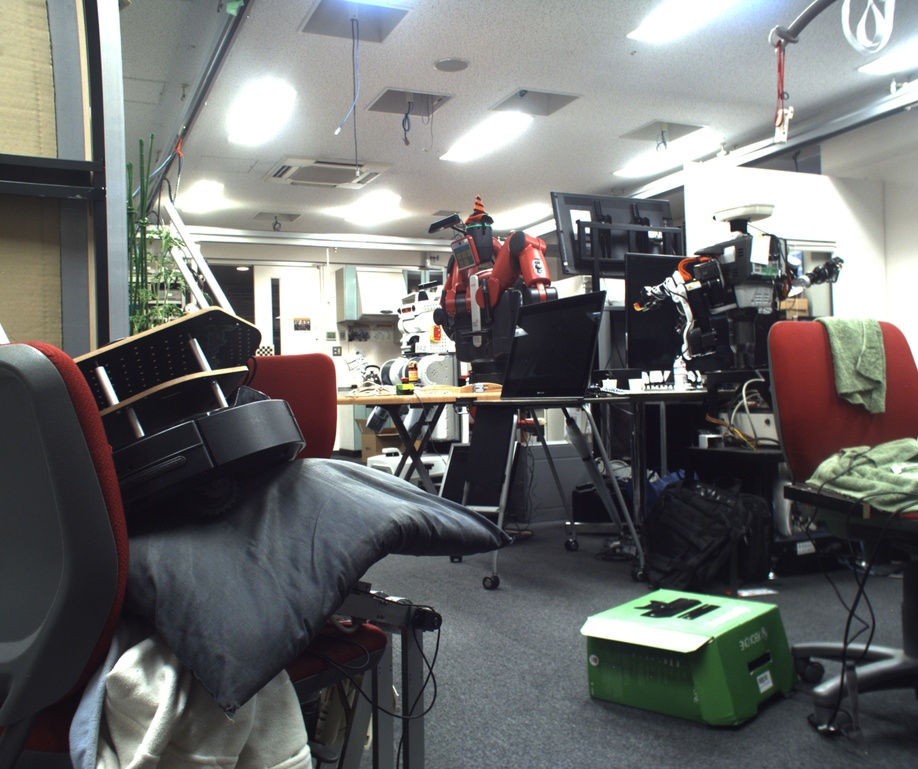
//> input picture frame0001.jpg, 918 x 769 px, shrunk from 2448 x 2050 before the run
$ ./diff_of_picture   (built with g++ and OpenCV 4)
//> lines starting //> are read from the running program, lines starting //| are printed output that depends on the picture; after the words box and inside, x2 and y2 are one past the last pixel; in counts of white or black regions, pixels touching at a corner belong together
#include <opencv2/opencv.hpp>
#include <stdio.h>

int main(int argc,char **argv)
{

  cv::Mat img1=cv::imread("frame0001.jpg",1);
//> img1 is the input picture: 769 rows x 918 cols, CV_8UC3; mean B, G, R 110.1, 110.8, 110.1
  cv::Mat img2=cv::imread("frame0002.jpg",1);
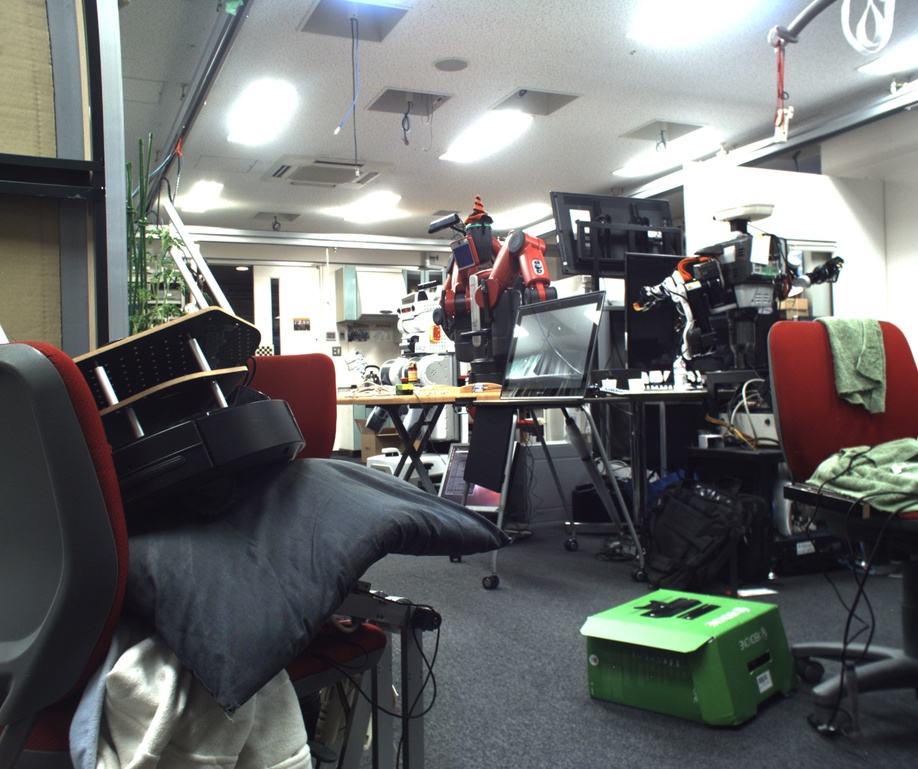
//> input picture frame0002.jpg, 918 x 769 px, shrunk from 2448 x 2050 before the run
//> img2 is the input picture: 769 rows x 918 cols, CV_8UC3; mean B, G, R 108.8, 109.5, 108.2

  if(img1.empty() || img2.empty())
    {
      std::cout << " Can not find the files " << "\n";
      return -1;
    }

  cv::Mat gray1;
  cv::Mat gray2;
  cv::Mat diff; //差分画像を生成
  cv::Mat diff2;
  cv::cvtColor(img1,gray1,CV_BGR2GRAY);
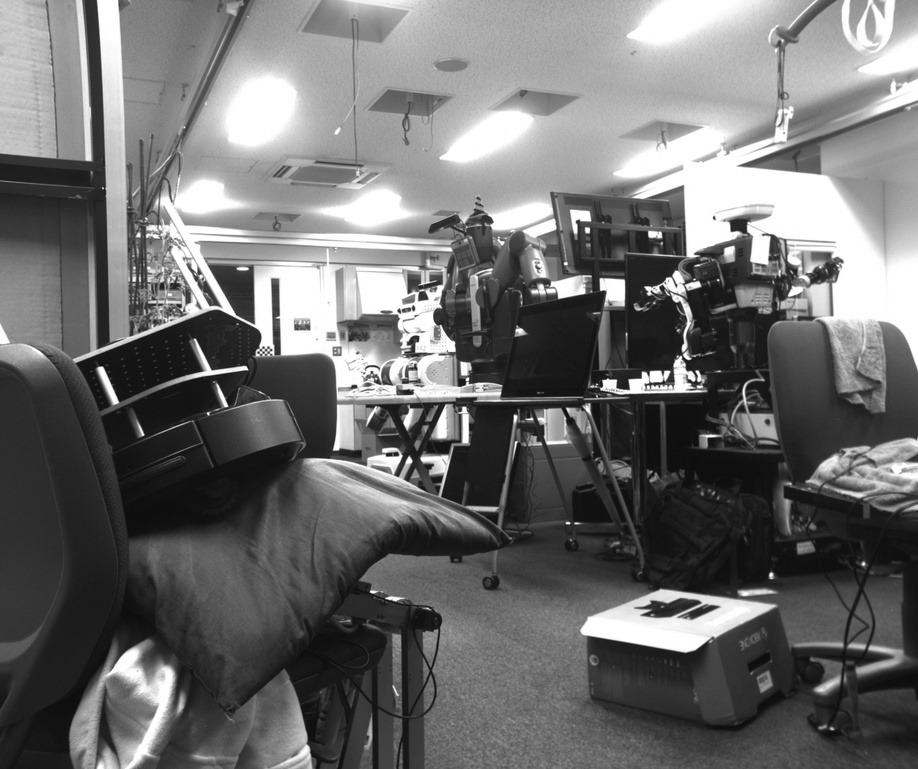
//> gray1: 769 rows x 918 cols, CV_8UC1; min 10, max 255, mean 110.5
  cv::cvtColor(img2,gray2,CV_BGR2GRAY);
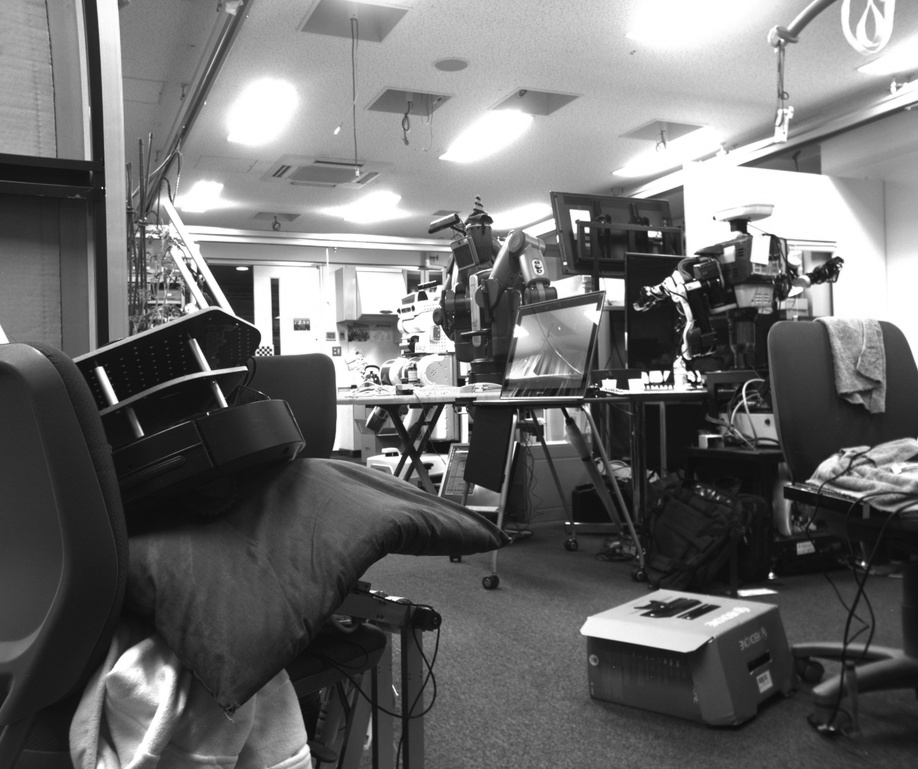
//> gray2: 769 rows x 918 cols, CV_8UC1; min 10, max 255, mean 109.1

  //windows生成
  cv::namedWindow("image1", CV_WINDOW_AUTOSIZE|CV_WINDOW_FREERATIO);
  cv::namedWindow("image",  CV_WINDOW_AUTOSIZE|CV_WINDOW_FREERATIO);
  cv::namedWindow("matching result", CV_WINDOW_AUTOSIZE|CV_WINDOW_FREERATIO);

  cv::absdiff(gray1,gray2,diff); //絶対値を生成
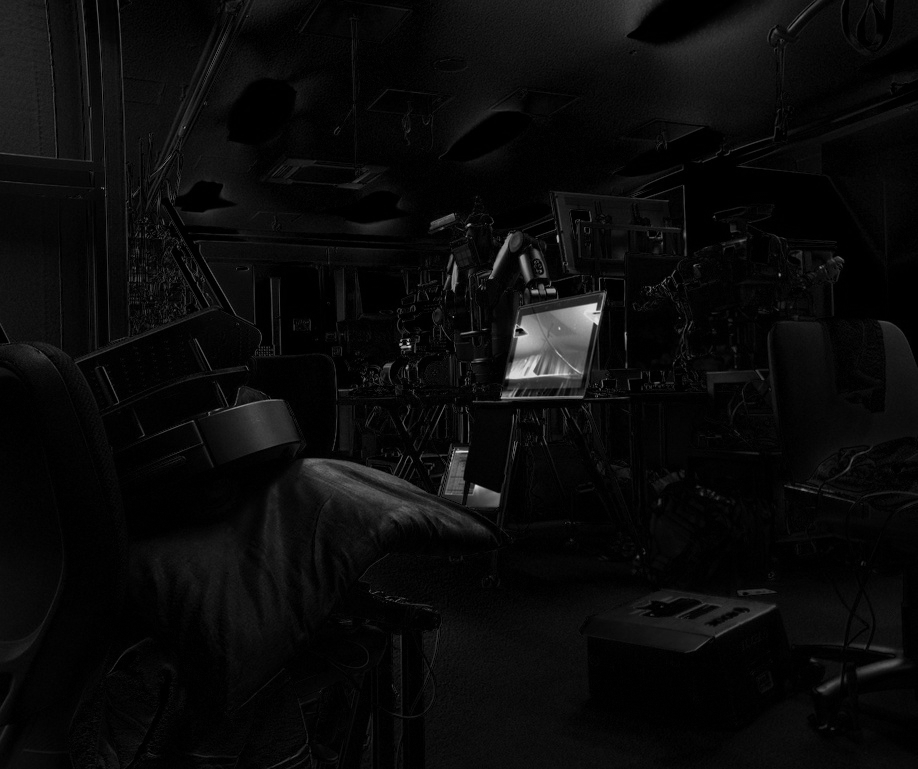
//> diff: 769 rows x 918 cols, CV_8UC1; min 0, max 226, mean 10.4
  cv::threshold(diff,diff2,100,255,CV_THRESH_BINARY); // 二值化處理
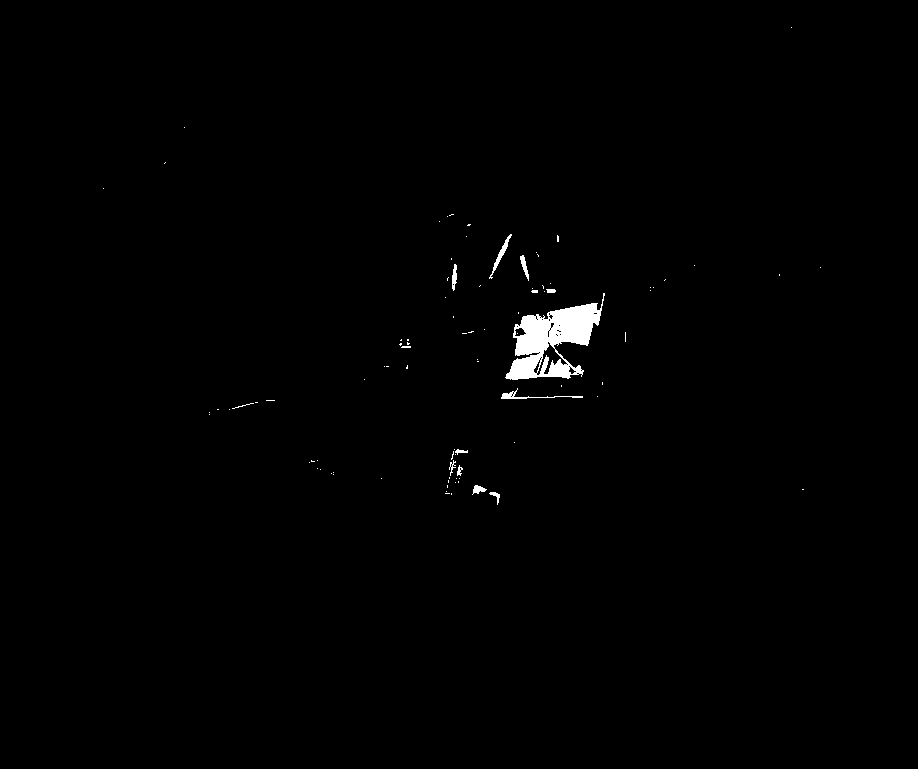
//> diff2: 769 rows x 918 cols, CV_8UC1; 0.72% white; 91 white regions (79 under 20 px), largest, box (x1, y1, x2, y2) and area: (505, 293, 605, 380) 4010, (501, 388, 583, 399) 180, (489, 234, 512, 279) 170

  cv::imshow("image1", img1);
  cv::imshow("image2", img2);
  cv::imshow("diff", diff);
  cv::imshow("matching result",diff2);
  cv::imwrite("diff.jpg", diff);
  cv::imwrite("diff2.jpg", diff2);
  cv::waitKey(0);
  return 0;

}
